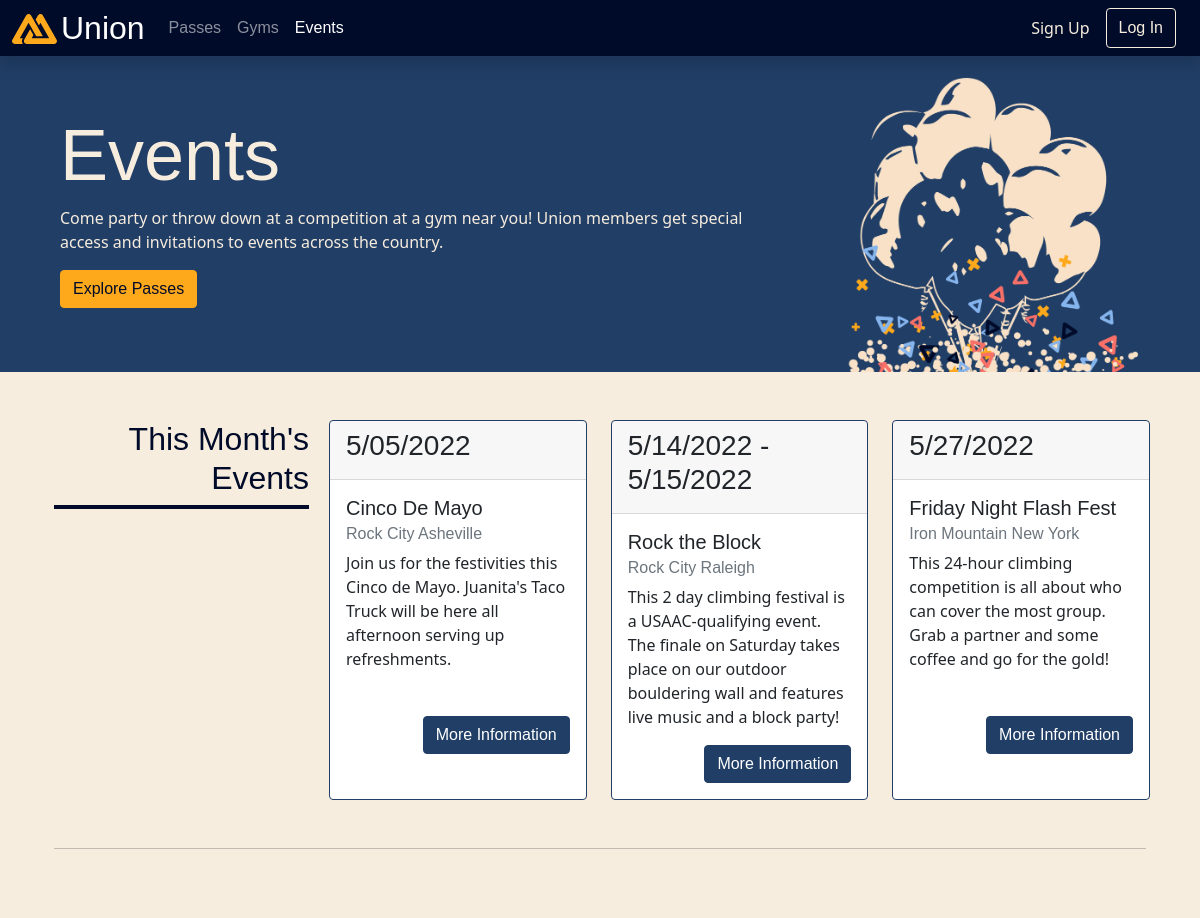
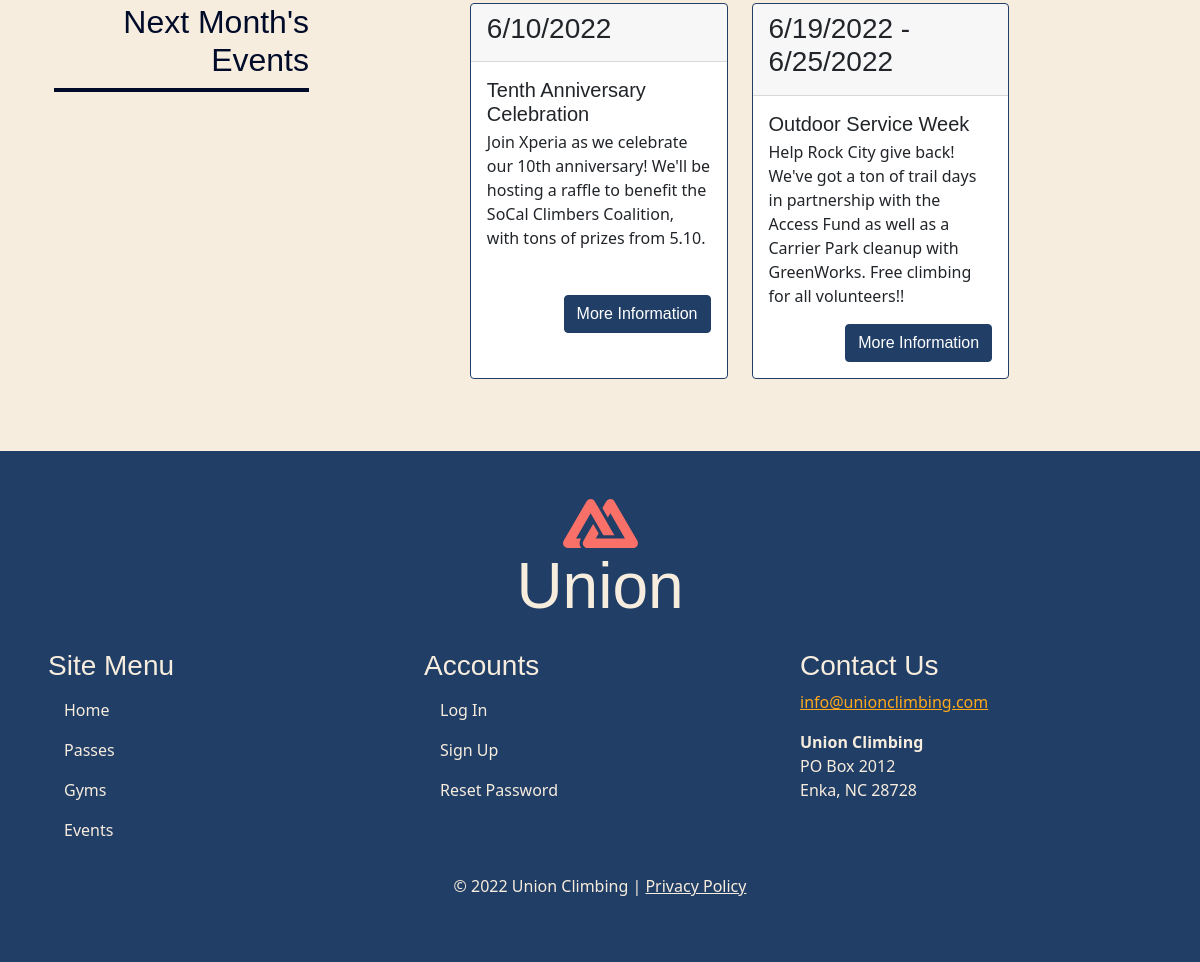
Screenshot of /events.php with the database file from the repository (2 pictures, top to bottom).
### tables this page shows
CREATE TABLE `events` (
  `id` int(11) NOT NULL,
  `start_date` date DEFAULT NULL,
  `end_date` date DEFAULT NULL,
  `location_id` smallint(4) DEFAULT NULL,
  `event_name` varchar(64) DEFAULT NULL,
  `participants` smallint(3) NOT NULL DEFAULT 999,
  `cost` decimal(5,2) NOT NULL DEFAULT 0.00,
  `url` varchar(128) DEFAULT NULL,
  `photo_data` longtext NOT NULL DEFAULT '"/public/upload/event/default.png"',
  `description` tinytext DEFAULT NULL
);

### private/initialize.php (called while the page is built, shortened)
<?php
  require_once('functions.php');
  $session = new Session;
?>

### private/classes/Session.class.php (called while the page is built, shortened)
<?php
class Session {
  public $user_id;
  public function is_logged_in() {
    return isset($this->user_id) && $this->last_login_is_recent();
  }
}
?>

### private/functions.php (called while the page is built, shortened)
<?php
function url_for($script_path) {
  if($script_path[0] != '/') {
    $script_path = "/" . $script_path;
  }
  return WWW_ROOT . $script_path;
}
function u($string="") {
  return h(urlencode($string));
}
function h($string="") {
  return htmlspecialchars($string);
}
function format_date($datetime, $unit) {
  $date = date_create($datetime);
  return h(date_format($date, "n".$unit."d".$unit."Y"));
}
function isJSON($string){
  return json_last_error() === JSON_ERROR_NONE;
}
function active_class($string) {
  $name = basename($_SERVER['SCRIPT_NAME'], ".php");
  if($string == $name){
    return ' active';
  }
}
?>

### private/classes/Event.class.php (called while the page is built, shortened)
<?php
class Event extends DatabaseObject {
  public static function find_ex_this_month() {
    $sql = "SELECT events.*, b.location_name, b.gym_name from events LEFT JOIN (SELECT locations.id AS id, locations.location_name AS location_name, gyms.gym_name AS gym_name FROM locations LEFT JOIN gyms ON locations.gym_id = gyms.id) AS b ON events.location_id=b.id WHERE events.start_date >= (LAST_DAY(NOW()) + INTERVAL 1 DAY - INTERVAL 1 MONTH) AND events.start_date < (LAST_DAY(NOW()) + INTERVAL 1 DAY) ORDER BY start_date ASC;";
    $results = self::$database->query($sql);
    $array = [];
    while($record = $results->fetch_assoc()){
      $object = (object) $record;
      $array[] = $object;
    }
    return $array;
  }
  public static function find_ex_next_month() {
    $sql = "SELECT events.*, b.location_name, b.gym_name from events LEFT JOIN (SELECT locations.id AS id, locations.location_name AS location_name, gyms.gym_name AS gym_name FROM locations LEFT JOIN gyms ON locations.gym_id = gyms.id) AS b ON events.location_id=b.id WHERE events.start_date >= (LAST_DAY(NOW()+INTERVAL 1 MONTH) + INTERVAL 1 DAY - INTERVAL 1 MONTH) AND events.start_date < (LAST_DAY(NOW() + INTERVAL 1 MONTH) + INTERVAL 1 DAY) ORDER BY start_date ASC;";
    return parent::find_by_sql($sql);
  }
}

### private/classes/DatabaseObject.class.php (called while the page is built, shortened)
<?php
class DatabaseObject {
  static protected $database;
  static public function set_database($database) {
    self::$database = $database;
  }
  static public function find_by_sql($sql) {
    $result = self::$database->query($sql);
    $object_array = [];
    while($record = $result->fetch_assoc()) {
      $object_array[] = static::instantiate($record);
    }
    return $object_array;
  }
  static protected function instantiate($record) {
    $object = new static;
    foreach($record as $property => $value) {
      if(property_exists($object, $property)) {
        $value = isJSON($value) ? json_decode($value) : $value;
        $object->$property = $value;
      }
    }
    return $object;
  }
}
?>

### public/events.php (the view, shortened to what this page needs)
<?php
require_once($_SERVER['DOCUMENT_ROOT'] . '/private/initialize.php');
$page_title = 'Events';
$events_now = Event::find_ex_this_month();
$events_next = Event::find_ex_next_month();
if($session->is_logged_in()){
  include(SHARED_PATH . '/user-header.php');
} else {
  include(SHARED_PATH . '/public-header.php');
}
?>
<header>
  <div class="p-5 bg-primary text-light" id="events-hd">
    <div class="container-fluid py-3">
      <div class="row">
        <div class="col-12 col-sm-8">
          <h1 class="display-2"><?= $page_title ?></h1>
        </div>
        <div class="col-8">
          <p>Come party or throw down at a competition at a gym near you! Union members get special access and invitations to events across the country.</p>
          <a class="btn btn-secondary" href="<?= url_for('/passes.php') ?>" role="button">Explore Passes</a>
        </div>
      </div>
    </div>
</header>
<main class="container-md p-4" id="main">
  <section class="pt-4">
    <div class="row">
      <div class="col-xl-3">
        <h2 class="text-dark text-xl-end s-heading">This Month's Events</h2>
        <hr class="d-none d-xl-block hr-dark mt-0 pb-1">
      </div>
      <div class="col-xl-9 px-5 px-sm-2">
        <div class="row g-4 justify-content-center">
          <?php foreach($events_now as $event) { ?>
          <div class="col-12 col-sm-6 col-lg-4">
            <div class="card h-100">
              <div class="card-header">
                <h3><?= ($event->start_date == $event->end_date) ? format_date($event->start_date, '/') : (format_date($event->start_date, '/') . ' - ' . format_date($event->end_date, '/')) ?></h3>
              </div>
              <div class="card-body">
                <h5 class="card-title"><?= $event->event_name ?></h5>
                <h6 class="card-subtitle mb-2 text-muted"><?= $event->gym_name . ' ' . $event->location_name ?></h6>
                <p class="card-text"><?= $event->description ?></p>
              </div>
              <div class="card-body text-end pt-0">
                <a href="<?= url_for("/app/shared/events/view.php?id=" . u($event->id)); ?>" class="btn btn-primary">More Information</a>
              </div>
            </div>
          </div>
          <?php } ?>
        </div>
      </div>
    </div>
  </section>
  <hr class="my-5">
  <section class="pt-4">
    <div class="row">
      <div class="col-xl-3">
        <h2 class="text-dark text-xl-end s-heading">Next Month's Events</h2>
        <hr class="d-none d-xl-block hr-dark mt-0 pb-1">
      </div>
      <div class="col-xl-9 px-5 px-sm-2">
        <div class="row g-4 justify-content-center">
          <?php foreach($events_next as $event) { ?>
          <div class="col-12 col-sm-6 col-lg-4">
            <div class="card h-100">
              <div class="card-header">
                <h3><?= ($event->start_date == $event->end_date) ? format_date($event->start_date, '/') : (format_date($event->start_date, '/') . ' - ' . format_date($event->end_date, '/')) ?></h3>
              </div>
              <div class="card-body">
                <h5 class="card-title"><?= $event->event_name ?></h5>
                <p class="card-text"><?= $event->description ?></p>
              </div>
              <div class="card-body text-end pt-0">
                <a href="<?= url_for("/app/shared/events/view.php?id=" . u($event->id)); ?>" class="btn btn-primary">More Information</a>
              </div>
            </div>
          </div>
          <?php } ?>
        </div>
      </div>
    </div>
  </section>
</main>
<?php include(SHARED_PATH . '/public-footer.php'); ?>

### private/shared/public-header.php (shortened to what this page needs)
<!DOCTYPE html>
<html lang="en">
  <head>
    <link rel="stylesheet" href="<?= url_for("/css/theme-min.css");?>">
    <link rel="stylesheet" href="<?= url_for("/node_modules/@fortawesome/fontawesome-free/css/all.min.css");?>">
    <link rel="stylesheet" href="https://use.typekit.net/fup0mom.css">
    <link rel="stylesheet" href="<?= url_for("/css/style.css");?>">
  </head>
  <body class="container-fluid px-0 pt-5 vh-100">
    <nav class="navbar navbar-dark shadow navbar-expand-md bg-dark fixed-top">
      <div class="container-fluid">
        <a class="navbar-brand col-auto py-0" href="<?= url_for("/index.php") ?>">
          <div class="row align-items-center">
            <div class="col pe-0">
              <img src="<?=url_for("/img/union-logo-yellow.svg");?>" alt="Union mountains logo." width="45">
            </div>
            <div class="col ps-1">
              <p class="d-inline-block h2 mb-0 col">Union</p>
            </div>
          </div>
        </a>
        <div class="offcanvas offcanvas-end bg-dark" tabindex="-1" id="offcanvasNavbar" data-bs-scroll="true" aria-labelledby="offcanvasNavbarLabel">
          <div class="offcanvas-body">
            <ul class="navbar-nav justify-content-start bg-dark flex-grow-1 pe-3">
              <li class="nav-item">
                <a class="nav-link<?= active_class('passes') ?>" href="<?= url_for("passes.php"); ?>">Passes</a>
              </li>
              <li class="nav-item">
                <a class="nav-link<?= active_class('gyms') ?>" href="<?= url_for("gyms.php"); ?>">Gyms</a>
              </li>
              <li class="nav-item">
                <a class="nav-link<?= active_class('events') ?>" href="<?= url_for("events.php"); ?>">Events</a>
              </li>
            </ul>
            <form class="d-flex row pe-sm-4 pt-4 pt-sm-0 bg-dark" action="<?=url_for("/app/login.php");?>">
              <button class="col-auto btn btn-outline-light ms-2 ms-sm-0 order-sm-1" type="submit">Log In</button>
              <a class="col-sm-auto nav-link text-light order-sm-0" href="<?= url_for("/app/signup.php"); ?>">Sign Up</a>
            </form>
          </div>
        </div>
      </div>
    </nav>

### private/shared/public-footer.php (shortened to what this page needs)
<footer class="mt-5 p-5 bg-primary text-light">
  <div class="row justify-content-center">
    <div class="col-auto ">
      <div class="row justify-content-center">
        <div class="col-auto">
          <img class="img-fluid" src="/public/img/union-logo-dark.svg" alt="Union mountains logo." width="75">
        </div>
      </div>
      <div class="row row-cols-auto">
        <p class="d-inline-block h1 display-3 mb-0 col">Union</p>
      </div>
    </div>
  </div>
  <div class="row gy-4 pt-4">
    <div class="col-6 col-sm-4">
      <h3>Site Menu</h3>
      <ul class="nav flex-column">
        <li class="nav-item"><a href="<?= url_for("/index.php") ?>" class="nav-link link-light">Home</a></li>
        <li class="nav-item"><a href="<?= url_for("/passes.php") ?>" class="nav-link link-light">Passes</a></li>
        <li class="nav-item"><a href="<?= url_for("/gyms.php") ?>" class="nav-link link-light">Gyms</a></li>
        <li class="nav-item"><a href="<?= url_for("/events.php") ?>" class="nav-link link-light">Events</a></li>
      </ul>
    </div>
    <div class="col-6 col-sm-4">
      <h3>Accounts</h3>
      <ul class="nav flex-column">
        <li class="nav-item"><a href="<?= url_for("/app/login.php") ?>" class="nav-link link-light">Log In</a></li>
        <li class="nav-item"><a href="<?= url_for("/app/signup.php") ?>" class="nav-link link-light">Sign Up</a></li>
        <li class="nav-item"><a href="<?= url_for("/app/reset.php") ?>" class="nav-link link-light">Reset Password</a></li>
      </ul>
    </div>
    <div class="col-12 col-sm-4">
      <h3>Contact Us</h3>
      <address>
        <a href="mailto:info@unionclimbing.com" class="link-secondary">info@unionclimbing.com</a>
      </address>
      <address>
        <b>Union Climbing</b><br>
        PO Box 2012<br>
        Enka, NC 28728<br>
      </address>
    </div>
  </div>
  <div class="row pt-4">
    <p class="text-center">&copy; <?= date('Y'); ?> Union Climbing | <a href="<?= url_for("/privacy.php") ?>" class="link-light">Privacy Policy</a></p>
  </div>
</footer>
</body>
</html>

### public/css/style.css (style rules this page uses)
body { background-color: #F7EDDE !important; }
.navbar li.nav-item>a.nav-link, .navbar-brand, .btn { font-family: cubano-sharp, 'Cubano Sharp', sans-serif; }
header>div:first-child { background: url(/public/img/background.png); background-size: calc(70vw + 300px); background-repeat: no-repeat; }
#events-hd { background: url(/public/img/events.png); background-position: calc(80vw - 120px) calc(110% + 5vw); background-repeat: no-repeat; background-size: calc(5% + 280px); }
.btn.btn-secondary { color: var(--bs-dark); }
.card, .accordion-item { border-color: var(--bs-primary); }
.hr-dark { background-color: var(--bs-dark); border-color: var(--bs-dark); color: var(--bs-dark); opacity: 1; }

### rows the page displays
events: format_date($event->start_date, '/') "5/05/2022", event_name "Cinco De Mayo", gym_name "Rock City", location_name "Asheville", description "Join us for the festivities this Cinco de Mayo. Juanita's Taco Truck will be here all afternoon serving up refreshments."
events: start_date "5/14/2022", end_date "5/15/2022", event_name "Rock the Block", gym_name "Rock City", location_name "Raleigh", description "This 2 day climbing festival is a USAAC-qualifying event. The finale on Saturday takes place on our outdoor bouldering wall and features live music and a block party!"
events: format_date($event->start_date, '/') "5/27/2022", event_name "Friday Night Flash Fest", gym_name "Iron Mountain", location_name "New York", description "This 24-hour climbing competition is all about who can cover the most group. Grab a partner and some coffee and go for the gold!"
events: format_date($event->start_date, '/') "6/10/2022", event_name "Tenth Anniversary Celebration", description "Join Xperia as we celebrate our 10th anniversary! We'll be hosting a raffle to benefit the SoCal Climbers Coalition, with tons of prizes from 5.10."
events: start_date "6/19/2022", end_date "6/25/2022", event_name "Outdoor Service Week", description "Help Rock City give back! We've got a ton of trail days in partnership with the Access Fund as well as a Carrier Park cleanup with GreenWorks. Free climbing for all volunteers!!"

### other values shown
$page_title "Events"
